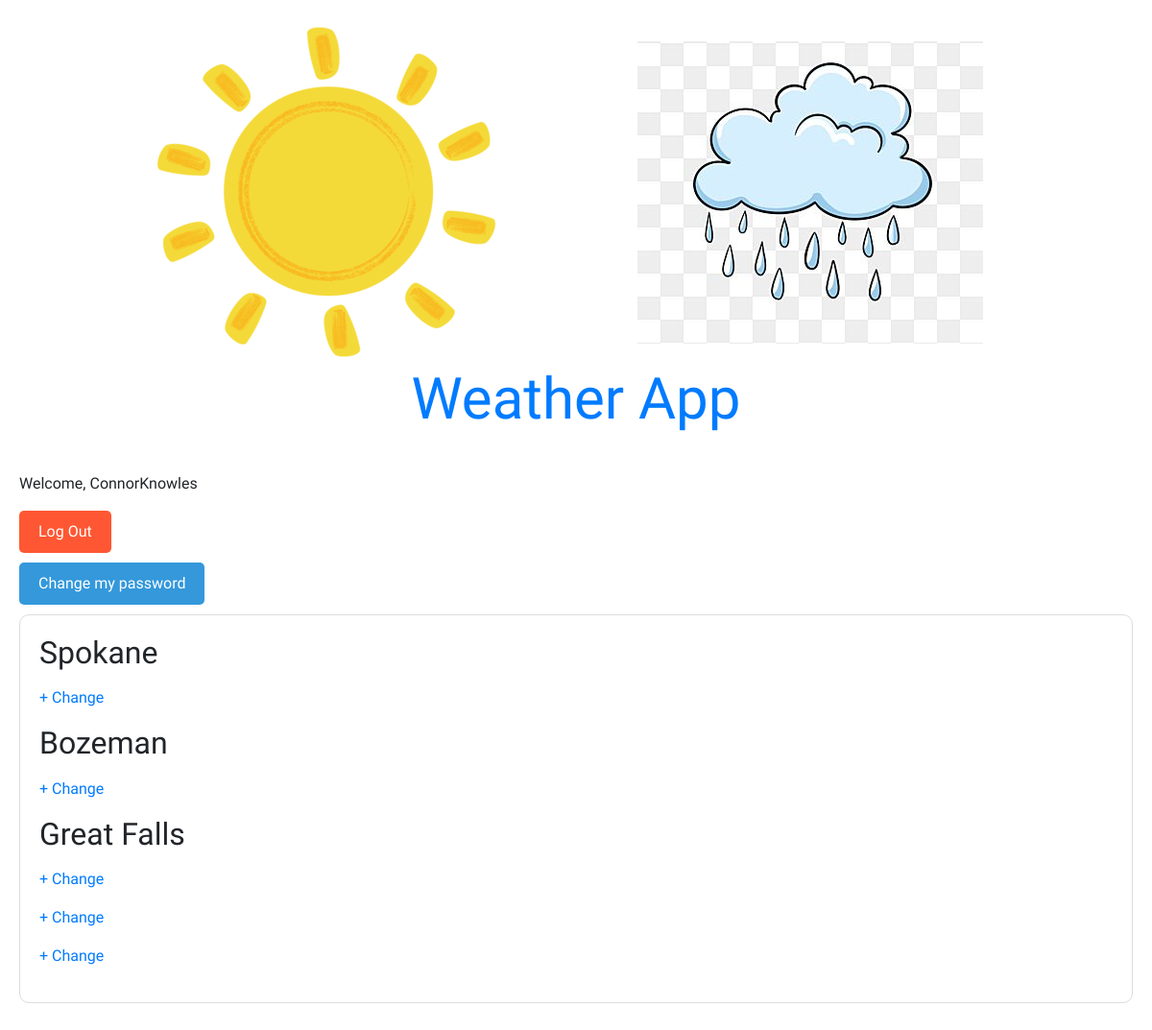
Page /weather/ (signed in) on the earlier database version.
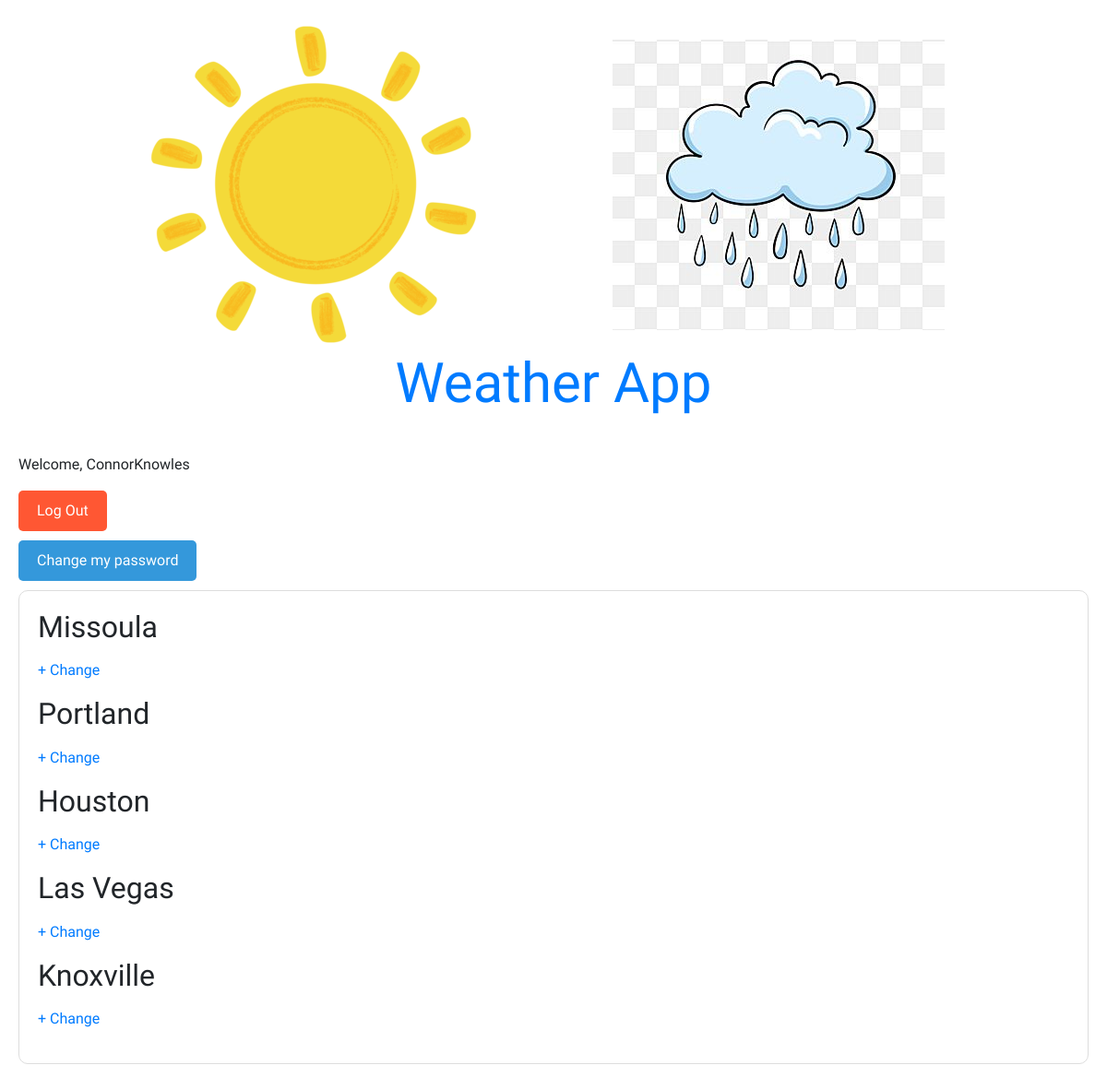
Same page on the later database version.
### accounts/models.py (models this page shows)
class CustomUser(AbstractUser):
    age = models.PositiveIntegerField(null=True, blank=True)
    city = models.CharField(max_length=100, blank=True, default="")
    city2 = models.CharField(max_length=100, blank=True, default="")
    city3 = models.CharField(max_length=100, blank=True, default="")
    city4 = models.CharField(max_length=100, blank=True, default="")
    city5 = models.CharField(max_length=100, blank=True, default="")

### weather/views.py (the view)
# urls.py: 2. Add a URL to urlpatterns:  path('', views.home, name='home')
def home(request):
    return render(
        request,
        "home.html",
    )

### templates/home.html (shortened to what this page needs)
<!DOCTYPE html>
<html lang="en">
<head>
    <link rel="stylesheet" href="https://stackpath.bootstrapcdn.com/bootstrap/4.5.2/css/bootstrap.min.css">
</head>
<body>
    <img src="../zPhotos/sun.png" alt="sun image">
    <img src="../zPhotos/raincloud.jpg" alt="cloud image">
    <h1>Weather App</h1>
    {% block content %}
    {% if user.is_authenticated %}
    <p>Welcome, {{ user.username }}</p>
    <a href="{% url 'logout' %}" class="btn btn-logout">Log Out</a>
    <a href="{% url 'password_change' %}" class="btn btn-change-password">Change my password</a>
    <div class="weather-container">
        <div class="weather-info">
            <h2>{{ user.city }}</h2>
            <p><a href="{% url 'update_city' %}">+ Change</a></p>
            <h2>{{ user.city2 }}</h2>
            <p><a href="{% url 'update_city2' %}">+ Change</a></p>
            <h2>{{ user.city3 }}</h2>
            <p><a href="{% url 'update_city3' %}">+ Change</a></p>
            <h2>{{ user.city4 }}</h2>
            <p><a href="{% url 'update_city4' %}">+ Change</a></p>
            <h2>{{ user.city5 }}</h2>
            <p><a href="{% url 'update_city5' %}">+ Change</a></p>
        </div>
    </div>
    {% else %}
    <p>You are not logged in</p>
    <a href="{% url 'login' %}">Log In</a> |
    <a href="{% url 'signup' %}">Sign Up</a>
    {% endif %}
    {% endblock content %}
</body>
</html>

### templates/home.html (style rules this page uses)
.btn { display: inline-block; padding: 10px 20px; text-align: left; text-decoration: none; cursor: pointer; border: none; border-radius: 5px; font-size: 16px; transition: background-color 0.3s; }
.btn-logout { background-color: #FF5733; color: #fff; }
.btn-change-password { background-color: #3498db; color: #fff; margin: 10px auto; }
body { padding: 20px; font-family: 'Shippori Antique', sans-serif; }
h1 { font-family: 'Oleo Script', cursive; text-align: center; margin-bottom: 40px; color: #007bff; font-size: 60px; }
.weather-container { display: flex; align-items: center; margin-bottom: 20px; border: 1px solid #ddd; padding: 20px; border-radius: 10px; }
.weather-info { text-align: left; }

Differences in the rows shown:
changed CustomUser "ConnorKnowles": city "Spokane" → "Missoula"; city2 "Bozeman" → "Portland"; city3 "Great Falls" → "Houston"; city4 (not shown) → "Las Vegas"; city5 (not shown) → "Knoxville"
